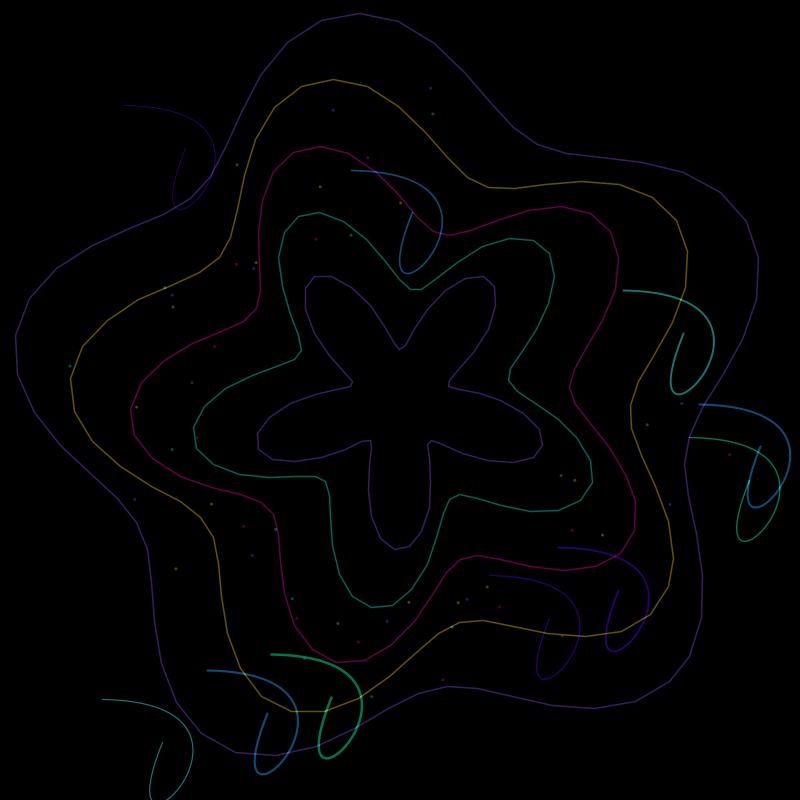
Frame 1 (no input)
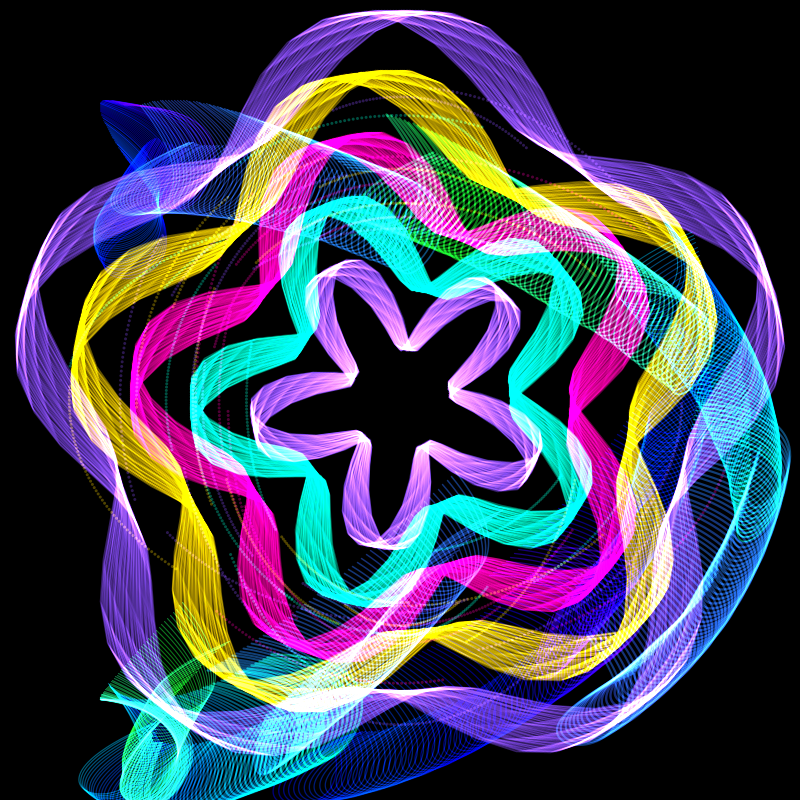
Frame 60 (the mouse pressed at the canvas centre just before this capture)
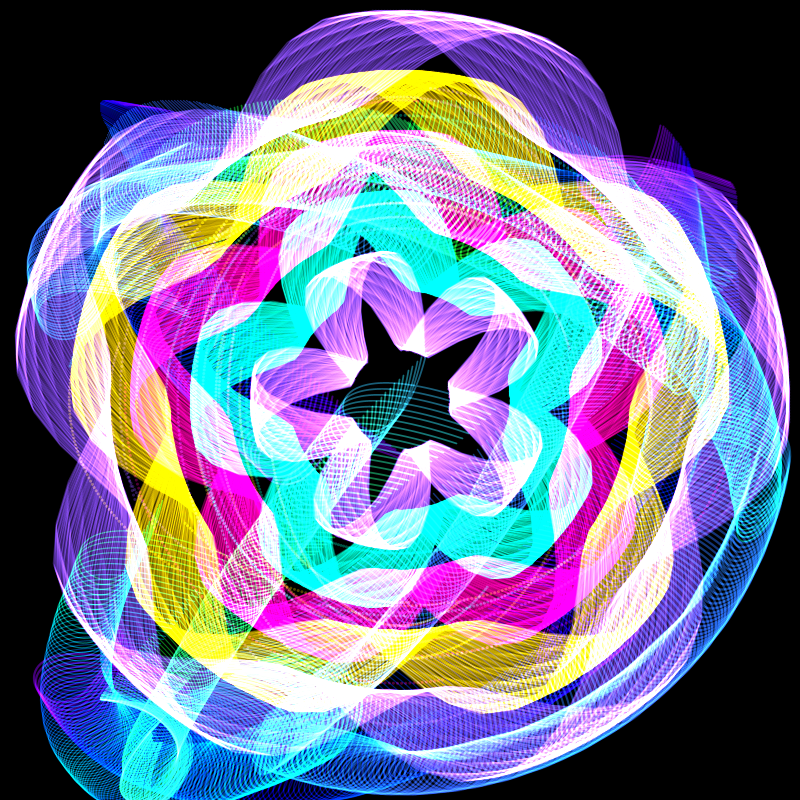
Frame 120 (the mouse held since frame 60 and released just before this capture)

The Processing sketch that drew these frames (run headless with seeded random() and noise(); from frame 60 on, the mouse is pressed at the canvas centre):

// Processing sketch: Test01
// ── Test01.pde
float angleOffset = 0;
color[] palette = {#8A4FFF, #00FFD1, #FF00AA, #FFD700}; // 限定配色方案

void setup() {
  size(800, 800);
  background(0);
  colorMode(HSB, 360, 100, 100);
  noFill();
  frameRate(30);
  blendMode(ADD); // 使用叠加混合模式
}

void draw() {
  // 更慢的拖影效果
  fill(0, 20);
  noStroke();
  rect(0, 0, width, height);

  translate(width/2, height/2);
  angleOffset += 0.015; // 减慢全局旋转速度

  generateSpiralWaves(5);  // 新增螺旋波
  generateCurves(10);
  generateQuantumDots(50); // 新增量子点效果
  // generateCircles(8);
}

void generateCurves(int count) {
  for (int i = 0; i < count; i++) {
    float hue = (angleOffset*50 + i*30) % 360;
    float sat = map(sin(angleOffset), -1, 1, 70, 90);
    
    // 使用限定色板中的颜色
    color c = lerpColor(palette[i%palette.length], palette[(i+1)%palette.length], noise(angleOffset));
    stroke(c, 120);
    strokeWeight(map(noise(i, angleOffset), 0, 1, 0.5, 3));
    
    // 更复杂的贝塞尔曲线
    float x = cos(angleOffset + i) * 300;
    float y = sin(angleOffset + i*0.5) * 300;
    bezier(
      x, y,
      x + cos(angleOffset)*200, y + sin(angleOffset)*200,
      x + cos(angleOffset+PI/2)*200, y + sin(angleOffset+PI/2)*200,
      x + noise(angleOffset)*100, y + noise(angleOffset+100)*100
    );
  }
}

void generateCircles(int count) {
  for (int i = 0; i < count; i++) {
    float size = map(noise(i, angleOffset*0.2), 0, 1, 50, 300);
    color c = lerpColor(palette[i%palette.length], palette[(i+1)%palette.length], 0.5);
    
    stroke(c, 80);
    strokeWeight(map(sin(angleOffset + i), -1, 1, 1, 4));
    ellipse(
      cos(angleOffset + i*0.5) * 250,
      sin(angleOffset + i*0.5) * 250,
      size * 0.8,
      size * 0.8
    );
  }
}

// 新增螺旋波效果
void generateSpiralWaves(int count) {
  for (int i = 0; i < count; i++) {
    float spiralRadius = map(i, 0, count, 100, 400);
    float angle = angleOffset * 0.5 + i * 0.2;
    color c = palette[i%palette.length];
    
    stroke(c, 100);
    strokeWeight(1.5);
    beginShape();
    for (float t = 0; t < TWO_PI; t += 0.1) {
      float r = spiralRadius + 50 * sin(angle*2 + t*5);
      vertex(r * cos(t + angle), r * sin(t + angle));
    }
    endShape(CLOSE);
  }
}

// 新增量子点效果
void generateQuantumDots(int count) {
  for (int i = 0; i < count; i++) {
    float x = cos(angleOffset + i*0.1) * map(noise(i), 0, 1, 100, 400);
    float y = sin(angleOffset + i*0.1) * map(noise(i+100), 0, 1, 100, 400);
    color c = palette[i%palette.length];
    
    fill(c, 80);
    noStroke();
    ellipse(x, y, 3, 3);
  }
}

void keyPressed() {
  if (key == ' ') {
    if (isLooping()) {
      noLoop();
    } else {
      loop();
    }
  }
}
